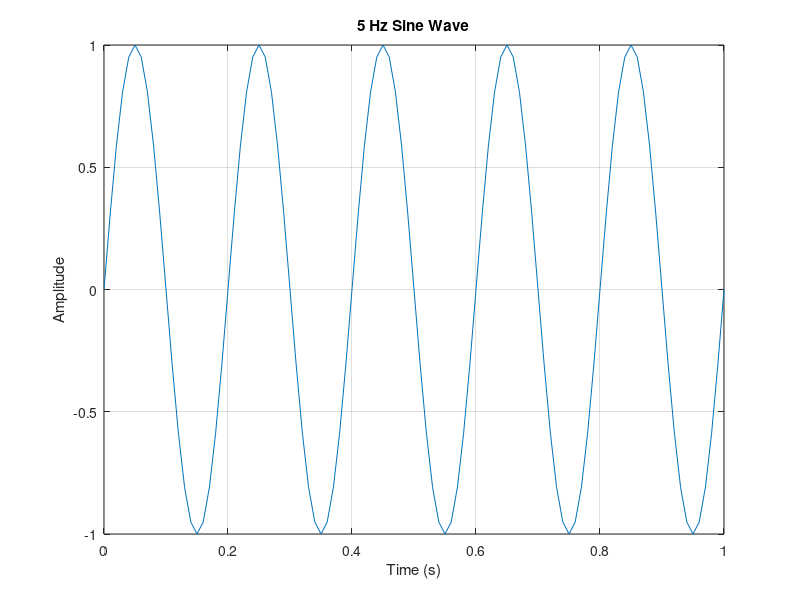

The MATLAB source for this figure:
% Example task 1: generate and save a sine wave plot.
% Replace this example with one of your own labsheet questions.

if exist('output', 'dir') ~= 7
  mkdir('output');
end

time = 0:0.01:1;
signal = sin(2 * pi * 5 * time);

printf('Task 1: 5 Hz sine wave\n');
printf('Number of samples: %d\n', length(signal));
printf('Maximum sample value: %.4f\n', max(signal));

figure('visible', 'off');
plot(time, signal);
grid on;
xlabel('Time (s)');
ylabel('Amplitude');
title('5 Hz Sine Wave');
print('output/task1_sine.png', '-dpng', '-r200');
close;
